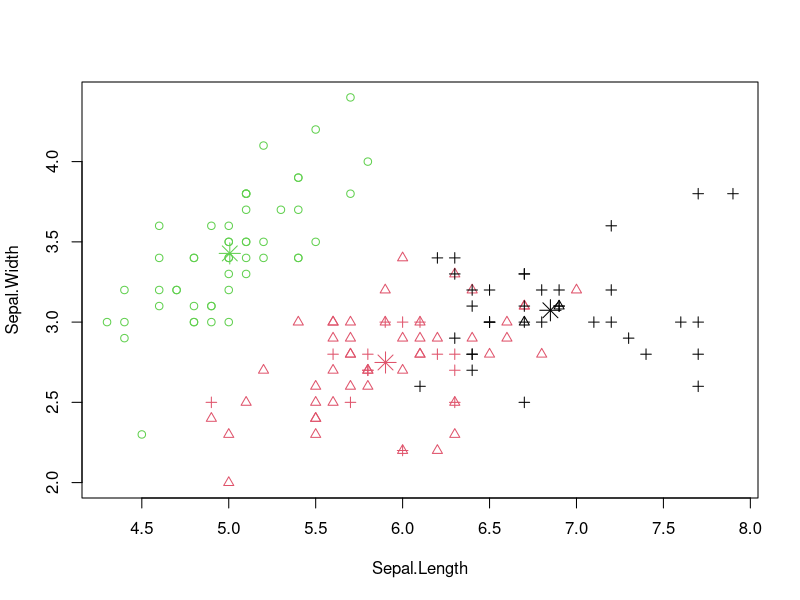
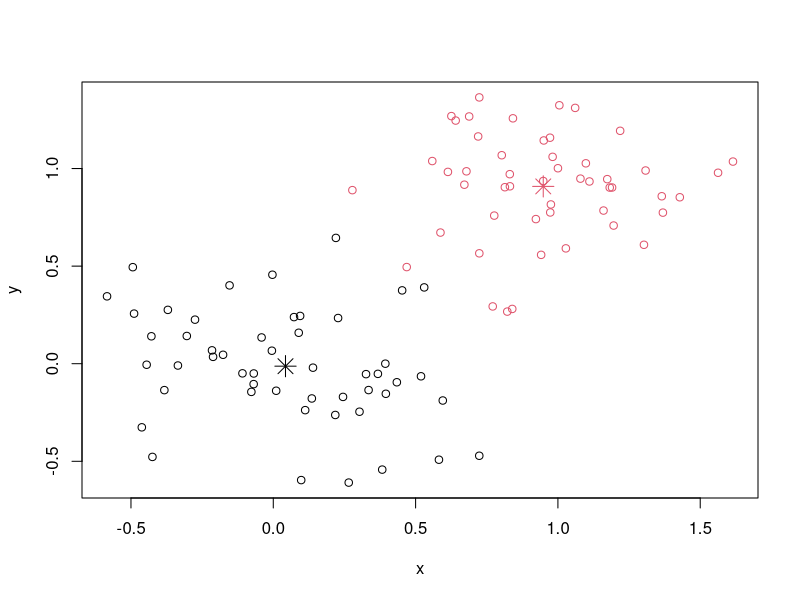

The R source for these figures, in order:
newiris <- iris;  
newiris$Species <- NULL;  #对训练数据去掉分类标记  
kc <- kmeans(newiris, 3);  #分类模型训练  
fitted(kc);  #查看具体分类情况  
table(iris$Species, kc$cluster);  #查看分类概括  

#聚类结果可视化   
plot(newiris[c("Sepal.Length", "Sepal.Width")], col = kc$cluster, pch = as.integer(iris$Species));  #不同的颜色代表不同的聚类结果，不同的形状代表训练数据集的原始分类情况。  
points(kc$centers[,c("Sepal.Length", "Sepal.Width")], col = 1:3, pch = 8, cex=2); 

require(graphics)  

# a 2-dimensional example  
x <- rbind(matrix(rnorm(100, sd = 0.3), ncol = 2),  
           matrix(rnorm(100, mean = 1, sd = 0.3), ncol = 2))  
colnames(x) <- c("x", "y")  
(cl <- kmeans(x, 2))  
plot(x, col = cl$cluster)  
points(cl$centers, col = 1:2, pch = 8, cex = 2)  

# sum of squares  
# 其中scale函数提供数据中心化功能，所谓数据的中心化是指数据集中的各项数据减去数据集的均值，这个函数还提供数据的标准化功能，所谓数据的标准化是指中心化之后的数据在除以数据集的标准差，即数据集中的各项数据减去数据集的均值再除以数据集的标准差。见http://it.zhans.org/10/1834.htm。  
ss <- function(x) sum(scale(x, scale = FALSE)^2)  

## cluster centers "fitted" to each obs.:  
fitted.x <- fitted(cl);  
head(fitted.x);  
resid.x <- x - fitted(cl);  

## Equalities : ----------------------------------  
cbind(cl[c("betweenss", "tot.withinss", "totss")], # the same two columns  
      c(ss(fitted.x), ss(resid.x),    ss(x)))  
# kmeas聚类满足如下条件  
stopifnot(all.equal(cl$ totss,        ss(x)),  
          all.equal(cl$ tot.withinss, ss(resid.x)),  
          ## these three are the same:  
          all.equal(cl$ betweenss,    ss(fitted.x)),  
          all.equal(cl$ betweenss, cl$totss - cl$tot.withinss),  
          ## and hence also  
          all.equal(ss(x), ss(fitted.x) + ss(resid.x))  
) 